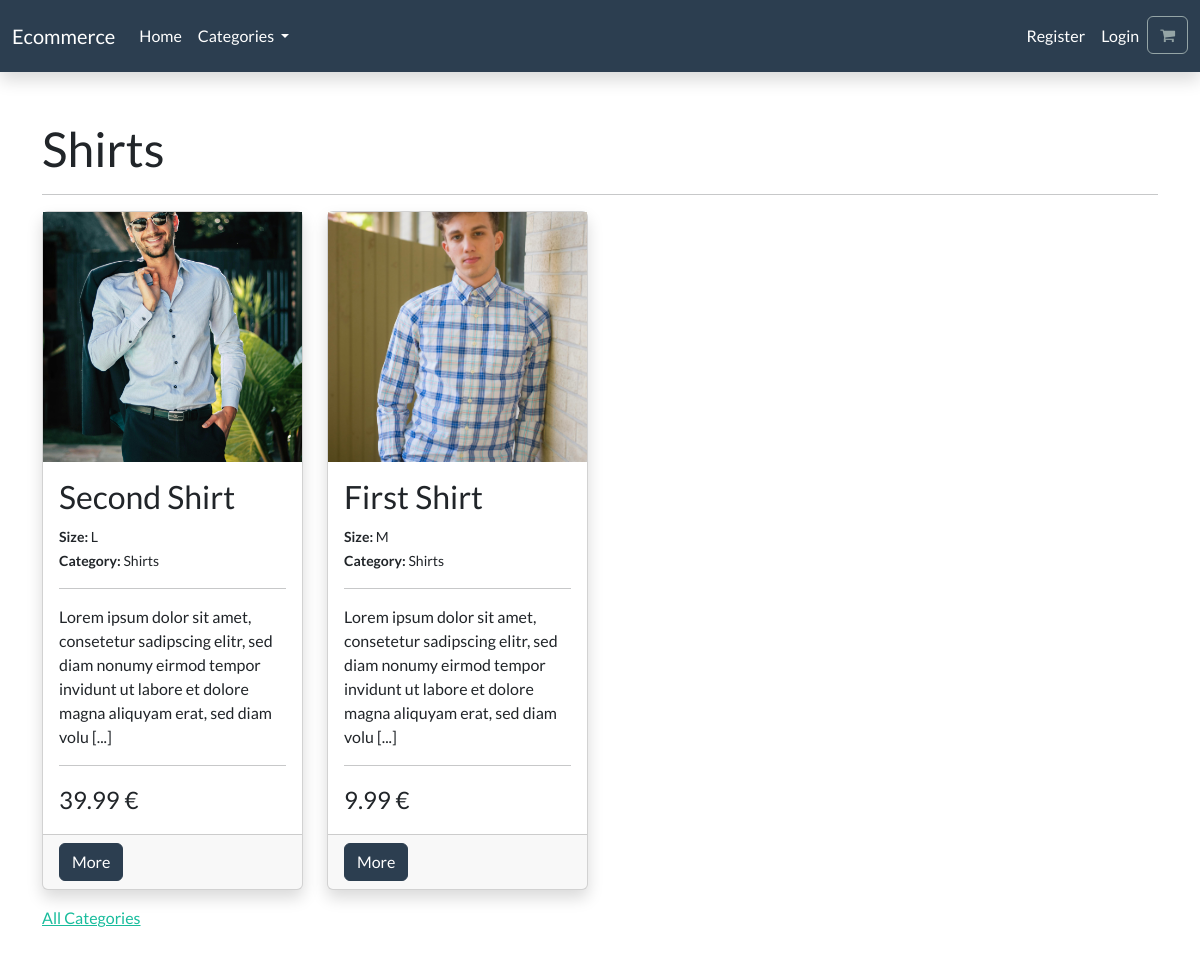
/category/shirts/, run on the app's committed database.
### store/models.py (models this page shows, shortened)
class BaseTimeStampMixin(models.Model):
    created_at = models.DateTimeField(auto_now_add=True, verbose_name=_("created at"))
    updated_at = models.DateTimeField(auto_now=True, verbose_name=_("updated at"))
    class Meta:
        abstract = True

class Category(BaseTimeStampMixin):
    name = models.CharField(max_length=250, db_index=True, verbose_name=_("name"))
    slug = models.SlugField(max_length=250, unique=True, verbose_name=_("slug"))
    def __str__(self):
        return self.name
    def get_absolute_url(self):
        return reverse("store:category_detail", kwargs={"slug": self.slug})
    class Meta:
        verbose_name_plural = _("categories")
        ordering = [
            "name"
        ]

class Product(BaseTimeStampMixin):
    category = models.ForeignKey(Category, blank=True, on_delete=models.CASCADE, null=True, related_name="products", verbose_name=_("category"))
    title = models.CharField(max_length=250, verbose_name=_("title"))
    size = models.ForeignKey(Size, blank=True, null=True, on_delete=models.SET_NULL, related_name="products_size", verbose_name=_("size"))
    brand = models.CharField(max_length=250, default="un-branded", verbose_name=_("brand"))
    description = models.TextField(blank=True, verbose_name=_("description"))
    slug = models.SlugField(max_length=255, unique=True, verbose_name=_("slug"))
    price = models.DecimalField(max_digits=4, decimal_places=2, verbose_name=_("price"))
    image = models.ImageField(upload_to="images/", verbose_name=_("image"))
    featured = models.BooleanField(default=False, verbose_name=_("featured"))
    published = models.BooleanField(default=True, verbose_name=_("published"))
    @property
    def short_description(self):
        return self.description[:150] + " [...]"
    def get_absolute_url(self):
        return reverse("store:product_detail", kwargs={"slug": self.slug})
    class Meta:
        verbose_name_plural = _("products")
        ordering = [
            "-created_at"
        ]

class Size(models.Model):
    name = models.CharField(max_length=50, verbose_name=_("name"))
    def __str__(self):
        return self.name
    class Meta:
        ordering = [
            "name"
        ]

### store/views.py (the view)
# urls.py: path("category/<slug:slug>/", views.category_detail, name="category_detail"),
def category_detail(request, slug):
    category = get_object_or_404(models.Category, slug=slug)
    products = category.products.filter(published=True)
    return render(request, "store/category_detail.html", {
        "title": category.name,
        "category": category,
        "products": products
    })

### cart/context_processors.py (called while the page is built)
def cart(request):
    return {
        "cart": Cart(request)
    }

### store/context_processors.py (called while the page is built)
def categories(request):
    categories_all = models.Category.objects.all()
    return {
        "categories_all": categories_all
    }

### store/templates/store/category_detail.html (shortened to what this page needs)
{% extends "base.html" %}
{% load i18n %}
{% block content %}
    <div class="container py-5">
        <h1>{{ category.name }}</h1>
        <hr>
        {% if products %}
            <div class="row row-cols-1 row-cols-lg-4 g-4">
                {% for product in products %}
                    <div class="col">
                        {% include "./includes/_product_card.html" with title=product.title description=product.short_description img_src=product.image.url url=product.get_absolute_url price=product.price size=product.size  %}
                    </div>
                {% endfor %}
            </div>
        {% endif %}
        <div class="mt-3">
            <a href="{% url "store:categories_list" %}">{% trans "All Categories" %}</a>
        </div>
    </div>
{% endblock %}

### store/templates/store/includes/_product_card.html
{% load i18n %}
<div class="card h-100 shadow">
    <img class="object-fit-cover d-block" style="height: 250px;" src="{{ img_src }}" class="card-img-top" alt="{{ title }}">
    <div class="card-body">
        <h3 class="card-title">{{ title }}</h3>
        <div class="meta">
            <small>
                <strong>{% trans "Size" %}: </strong>{{ size }}
                <br>
                <strong>{% trans "Category" %}: </strong>{{ category }}
            </small>
        </div>
        <hr>
        <p class="card-text">{{ description }}</p>
        <hr>
        <div class="price fs-4">
            {{ price }} €
        </div>
    </div>
    <div class="card-footer">
        <a class="btn btn-primary" href="{{ url }}">{% trans "More" %}</a>
    </div>
</div>

### data on the page
Category: name "Shirts"
Product: shows a picture, title "Second Shirt", description "Lorem ipsum dolor sit amet, consetetur sadipscing elitr, sed diam nonumy eirmod tempor invidunt ut labore et dolore magna aliquyam erat, sed diam volu [...]", price "39.99"
Size: name "L"
Product: shows a picture, title "First Shirt", description "Lorem ipsum dolor sit amet, consetetur sadipscing elitr, sed diam nonumy eirmod tempor invidunt ut labore et dolore magna aliquyam erat, sed diam volu [...]", price "9.99"
Size: name "M"
